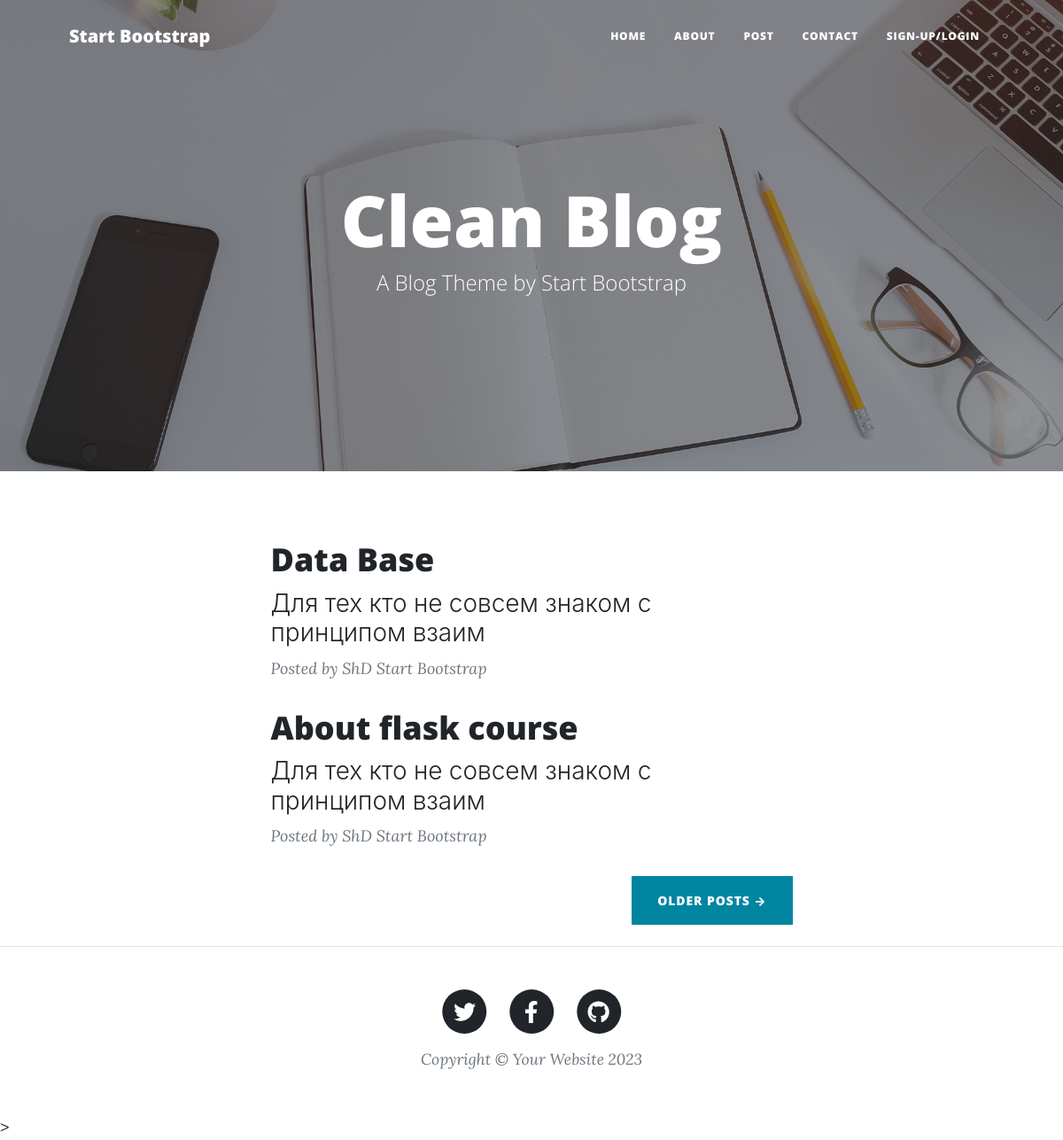
The page / on the database its author committed.
### tables this page shows
CREATE TABLE mainmenu (
id integer PRIMARY KEY AUTOINCREMENT,
title text NOT NULL,
url text NOT NULL
);

CREATE TABLE posts (
id integer PRIMARY KEY AUTOINCREMENT,
title text NOT NULL,
text text NOT NULL,
url text NOT NULL,
time integer NOT NULL
);

### main.py (the view)
@app.route('/')
def index():
    return render_template('index.html', menu=data_base.getMenu(), posts=data_base.getPostsAnnounce(),
                           title='Framework for web-development')

### FDataBase.py (called while the page is built)
    def getMenu(self):
        sql = '''SELECT * FROM mainmenu'''  # all data is got
        try:
            self.__cursor.execute(sql)
            result = self.__cursor.fetchall()
            if result:
                return result
        except:
            print("Data-base fetching error")
        return []  # for case of any exception empty list will be returned

    def getPostsAnnounce(self):
        try:
            self.__cursor.execute(f"SELECT id, title, text, url FROM posts ORDER BY time DESC")
            result = self.__cursor.fetchall()
            if result:
                return result
        except sqlite3.Error as e:
            print("Posts getting error" + str(e))
        return []

### main.py (called while the page is built)
def connect_db():
    connection_db = sqlite3.connect(app.config['DATABASE'])
    connection_db.row_factory = sqlite3.Row
    return connection_db

def get_db():
    if not hasattr(g, 'link_db'):
        g.link_db = connect_db()
    return g.link_db

@app.before_request
def before_request():
    global data_base
    db = get_db()
    data_base = FDataBase(db)

@app.teardown_appcontext
def close_bd(error):
    if hasattr(g, 'link_db'):
        g.link_db.close()

### templates/index.html (shortened to what this page needs)
{% extends 'base.html' %}
{% block head %}
    {{ super() }}
{% endblock %}
{% block content %}
        {{ super() }}
        <header class="masthead" style="background-image: url('static/assets/img/home-bg.jpg')">
            <div class="container position-relative px-4 px-lg-5">
                <div class="row gx-4 gx-lg-5 justify-content-center">
                    <div class="col-md-10 col-lg-8 col-xl-7">
                        <div class="site-heading">
                            <h1>Clean Blog</h1>
                            <span class="subheading">A Blog Theme by Start Bootstrap</span>
                        </div>
                    </div>
                </div>
            </div>
        </header>
        <div class="container px-4 px-lg-5">
            <div class="row gx-4 gx-lg-5 justify-content-center">
                <div class="col-md-10 col-lg-8 col-xl-7">
                    {% for post in posts %}
                        <div class="post-preview">
                            <a href="{{ url_for('showPost', alias=post.url) }}">
                                <h2 class="post-title">{{ post.title }}</h2>
                                <h3 class="post-subtitle">{{ post.text[:50] | striptags}}</h3>
                            </a>
                            <p class="post-meta">
                                Posted by ShD
                                <a>Start Bootstrap</a>
                            </p>
                        </div>
                    {% endfor %}
                    <div class="d-flex justify-content-end mb-4"><a class="btn btn-primary text-uppercase" href="#!">Older Posts →</a></div>
                </div>
            </div>
        </div>
        <footer class="border-top">
            <div class="container px-4 px-lg-5">
                <div class="row gx-4 gx-lg-5 justify-content-center">
                    <div class="col-md-10 col-lg-8 col-xl-7">
                        <ul class="list-inline text-center">
                            <li class="list-inline-item">
                                <a href="#!">
                                    <span class="fa-stack fa-lg">
                                        <i class="fas fa-circle fa-stack-2x"></i>
                                        <i class="fab fa-twitter fa-stack-1x fa-inverse"></i>
                                    </span>
                                </a>
                            </li>
                            <li class="list-inline-item">
                                <a href="#!">
                                    <span class="fa-stack fa-lg">
                                        <i class="fas fa-circle fa-stack-2x"></i>
                                        <i class="fab fa-facebook-f fa-stack-1x fa-inverse"></i>
                                    </span>
                                </a>
                            </li>
                            <li class="list-inline-item">
                                <a href="#!">
                                    <span class="fa-stack fa-lg">
                                        <i class="fas fa-circle fa-stack-2x"></i>
                                        <i class="fab fa-github fa-stack-1x fa-inverse"></i>
                                    </span>
                                </a>
                            </li>
                        </ul>
                        <div class="small text-center text-muted fst-italic">Copyright &copy; Your Website 2023</div>
                    </div>
                </div>
            </div>
        </footer>
{% endblock %}

### templates/base.html (shortened to what this page needs)
<!DOCTYPE html>
<html lang="en">
    <head>
        {% block head -%}
            <link href="static/css/styles.css" rel="stylesheet" />
        {% endblock %}
    </head>
    <body>
    {% block content -%}
        <nav class="navbar navbar-expand-lg navbar-light" id="mainNav">
            <div class="container px-4 px-lg-5">
                <a class="navbar-brand" href="index.html">Start Bootstrap</a>
                <div class="collapse navbar-collapse" id="navbarResponsive">
                    <ul class="navbar-nav ms-auto py-4 py-lg-0">
                        {% for m in menu %}
                        <li class="nav-item"><a class="nav-link px-lg-3 py-3 py-lg-4" href="{{ m.url }}">{{m.title}}</a></li>
                        {% endfor %}
                    </ul>
                </div>
            </div>
        </nav>
    {% endblock -%}
    </body>>
</html>

### rows shown on the page
mainmenu: title "HOME"
mainmenu: title "ABOUT"
mainmenu: title "POST"
mainmenu: title "CONTACT"
mainmenu: title "SIGN-UP/LOGIN"
posts: title "Data Base", text "Для тех кто не совсем знаком с принципом взаим"
posts: title "About flask course", text "Для тех кто не совсем знаком с принципом взаим"
